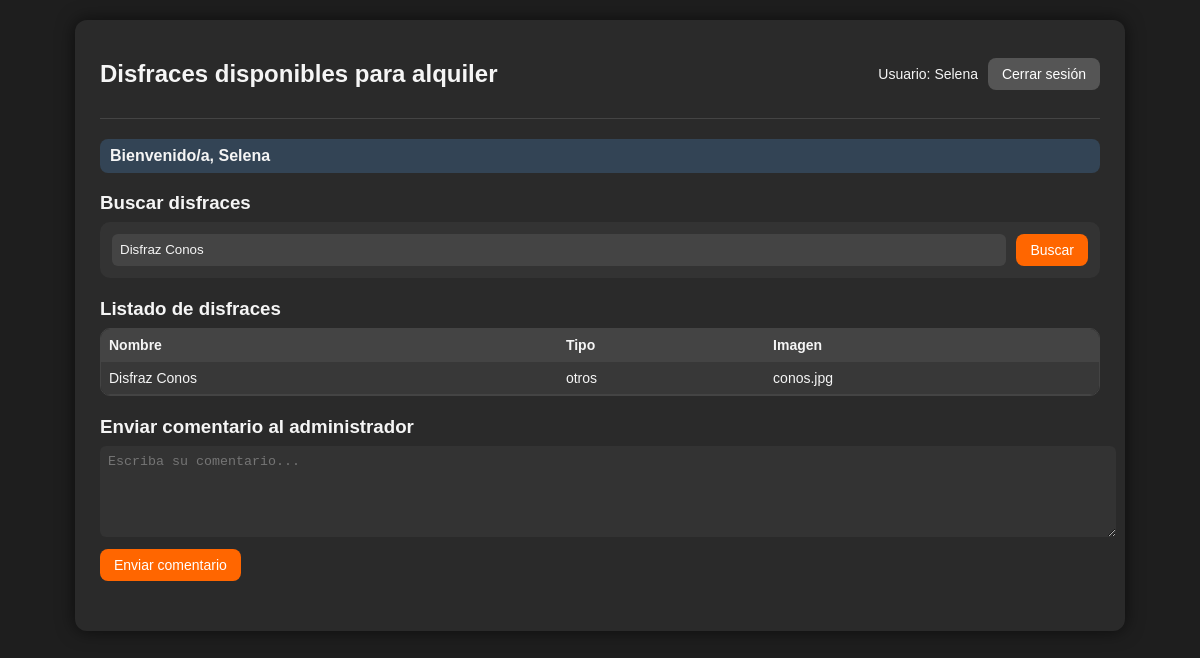
Screenshot of /php/midisfraz.php?busqueda=Disfraz Conos (signed in) with the database file from the repository.
### tables this page shows
CREATE TABLE `disfraces` (
  `id_disfraces` int(11) NOT NULL,
  `nombre_disfraz` varchar(100) NOT NULL,
  `tipo` varchar(100) NOT NULL,
  `imagen` varchar(200) NOT NULL
);

### php/midisfraz.php (the view, shortened to what this page needs)
<?php
$nombreUsuario = $_SESSION['nombre'];
$tipoUsuario   = $_SESSION['tipo'];
if (isset($_SESSION['saludo'])) {
    $saludo = $_SESSION['saludo'];
} else {
    $saludo = "";
}
$conexion = mysqli_connect("localhost", "root", "", "alquiler_disfraces");
if (isset($_GET['busqueda'])) {
    $busqueda = $_GET['busqueda'];
} else {
    $busqueda = "";
}
$sqlDisfraces = "SELECT * FROM disfraces";
if ($busqueda !== '') {
    $sqlDisfraces .= " WHERE nombre_disfraz LIKE '%$busqueda%' OR tipo LIKE '%$busqueda%'";
}
$resultDisfraces = mysqli_query($conexion, $sqlDisfraces);
?>
<!DOCTYPE html>
<html lang="es">
<head>
</head>
<body>
    <div class="cliente-contenedor">
        <header class="cliente-encabezado">
            <h2>Disfraces disponibles para alquiler</h2>
            <div class="cliente-usuario">
                <span>Usuario: <?php echo $nombreUsuario; ?></span>
                <a class="btn btn-secundario" href="cerrarsesion.php">Cerrar sesión</a>
            </div>
        </header>
        <main>
            <?php
            if ($saludo) {
                echo "<p class='cliente-saludo'><strong>$saludo</strong></p>";
            }
            ?>
            <section class="cliente-seccion">
                <h3>Buscar disfraces</h3>
                <form method="get" class="busqueda-form">
                    <input type="text" name="busqueda" placeholder="Ingrese nombre o tipo" value="<?php echo $busqueda; ?>">
                    <input class="btn btn-primario" type="submit" value="Buscar">
                </form>
            </section>
            <section class="cliente-seccion">
                <h3>Listado de disfraces</h3>
                <div class="tabla-contenedor">
                    <table>
                        <tr>
                            <th>Nombre</th>
                            <th>Tipo</th>
                            <th>Imagen</th>
                        </tr>
                        <?php while ($fila = mysqli_fetch_assoc($resultDisfraces)) { ?>
                            <tr>
                                <td><?php echo $fila['nombre_disfraz']; ?></td>
                                <td><?php echo $fila['tipo']; ?></td>
                                <td><?php echo $fila['imagen']; ?></td>
                            </tr>
                        <?php } ?>
                    </table>
                </div>
            </section>
            <?php if ($tipoUsuario === 'cliente') { ?>
                <section class="cliente-seccion">
                    <h3>Enviar comentario al administrador</h3>
                    <form method="post" action="comentarios.php" class="comentario-form">
                        <textarea name="comentario" rows="5" placeholder="Escriba su comentario..." required></textarea><br>
                        <input class="btn btn-primario" type="submit" value="Enviar comentario">
                    </form>
                </section>
            <?php } else { ?>
                <section class="cliente-seccion">
                    <p><em>Como empleado solo puede ver y buscar disfraces.</em></p>
                </section>
            <?php } ?>
        </main>
    </div>
</body>
</html>

### php/midisfraz.php (style rules this page uses)
body { margin: 0; padding: 0; background: #1e1e1e; font-family: Arial, sans-serif; color: #f5f5f5; }
.cliente-contenedor { max-width: 1000px; margin: 20px auto; background: #2a2a2a; border-radius: 12px; padding: 20px 25px 30px; box-shadow: 0 0 18px rgba(0,0,0,0.6); }
.cliente-encabezado { display: flex; justify-content: space-between; align-items: center; border-bottom: 1px solid #444; padding-bottom: 10px; margin-bottom: 20px; }
.cliente-usuario { display: flex; gap: 10px; align-items: center; font-size: 14px; }
.btn { display: inline-block; padding: 8px 14px; border-radius: 8px; border: none; cursor: pointer; font-size: 14px; text-decoration: none; text-align: center; }
.btn-secundario { background: #555; color: #fff; }
.btn-primario { background: #ff6600; color: #fff; }
.cliente-saludo { background: #345; padding: 8px 10px; border-radius: 8px; margin-bottom: 10px; }
.cliente-seccion { margin-bottom: 20px; }
.cliente-seccion h3 { margin-bottom: 8px; }
.busqueda-form { background: #333; padding: 12px; border-radius: 10px; display: flex; gap: 10px; }
.busqueda-form input[type="text"] { flex: 1; padding: 8px; border-radius: 6px; border: none; background: #444; color: #f5f5f5; }
.tabla-contenedor { max-height: 400px; overflow-y: auto; border-radius: 10px; border: 1px solid #444; }
table { width: 100%; border-collapse: collapse; background: #333; }
table th, table td { padding: 8px; border-bottom: 1px solid #444; text-align: left; font-size: 14px; }
table th { background: #444; font-weight: bold; }
table tr:nth-child(even) { background: #383838; }
.comentario-form textarea { width: 100%; padding: 8px; border-radius: 6px; border: none; background: #333; color: #f5f5f5; resize: vertical; }
.comentario-form input[type="submit"] { margin-top: 8px; }

### rows the page displays
disfraces: nombre_disfraz "Disfraz Conos", tipo "otros", imagen "conos.jpg"

### other values shown
$nombreUsuario "Selena"
$saludo "Bienvenido/a, Selena"
